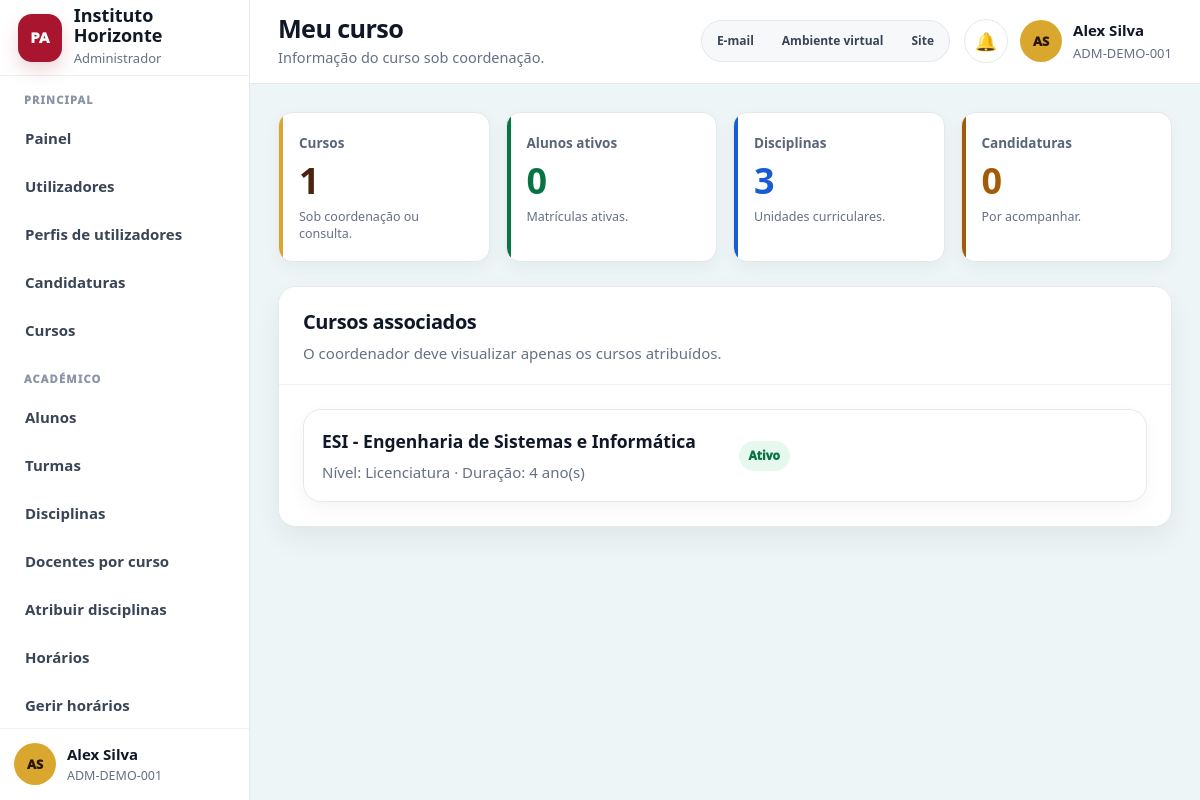
Screenshot of /pages/meu_curso.php (signed in) with the database file from the repository.
### tables this page shows
CREATE TABLE `users` (
    `id` INT AUTO_INCREMENT PRIMARY KEY,
    `institutional_id` VARCHAR(80) NULL UNIQUE,
    `full_name` VARCHAR(180) NOT NULL,
    `email` VARCHAR(180) NOT NULL UNIQUE,
    `personal_email` VARCHAR(180) NULL,
    `phone` VARCHAR(50) NULL,
    `birth_date` DATE NULL,
    `document_type` VARCHAR(80) NULL,
    `document_number` VARCHAR(100) NULL,
    `address` TEXT NULL,
    `password_hash` VARCHAR(255) NOT NULL,
    `role` VARCHAR(50) NULL,
    `roles` TEXT NULL,
    `status` VARCHAR(30) NOT NULL DEFAULT 'active',
    `is_active` TINYINT(1) NOT NULL DEFAULT 1,
    `must_change_password` TINYINT(1) NOT NULL DEFAULT 0,
    `profile_photo` VARCHAR(255) NULL,
    `identity_document_file` VARCHAR(255) NULL,
    `last_login_at` DATETIME NULL,
    `created_at` DATETIME NOT NULL DEFAULT CURRENT_TIMESTAMP,
    `updated_at` DATETIME NULL DEFAULT NULL ON UPDATE CURRENT_TIMESTAMP,
    INDEX `idx_users_institutional_id` (`institutional_id`),
    INDEX `idx_users_email` (`email`),
    INDEX `idx_users_role` (`role`),
    INDEX `idx_users_status` (`status`)
);

CREATE TABLE `courses` (
    `id` INT AUTO_INCREMENT PRIMARY KEY,
    `code` VARCHAR(50) NOT NULL UNIQUE,
    `name` VARCHAR(180) NOT NULL,
    `level` VARCHAR(50) NOT NULL DEFAULT 'licenciatura',
    `duration_years` INT NULL,
    `description` TEXT NULL,
    `status` VARCHAR(20) NOT NULL DEFAULT 'active',
    `created_at` DATETIME NOT NULL DEFAULT CURRENT_TIMESTAMP,
    `updated_at` DATETIME NULL DEFAULT NULL ON UPDATE CURRENT_TIMESTAMP,
    INDEX `idx_courses_level` (`level`),
    INDEX `idx_courses_status` (`status`)
);

### includes/helpers.php (called while the page is built, shortened)
<?php
function e(string $value): string
{
    return htmlspecialchars($value, ENT_QUOTES, 'UTF-8');
}

### includes/auth.php (called while the page is built, shortened)
<?php
require_once __DIR__ . '/../config/database.php';
require_once __DIR__ . '/helpers.php';
function is_logged_in(): bool
{
    return isset($_SESSION['user_id']);
}
function current_user(): ?array
{
    global $pdo;
    $stmt = $pdo->prepare("
        SELECT
            users.id,
            users.institutional_id,
            users.full_name,
            users.email,
            users.status,
            users.must_change_password,
            GROUP_CONCAT(roles.code) AS roles
        FROM users
        INNER JOIN user_roles ON user_roles.user_id = users.id
        INNER JOIN roles ON roles.id = user_roles.role_id
        WHERE users.id = ?
        GROUP BY users.id
        LIMIT 1
    ");
    $stmt->execute([$_SESSION['user_id']]);
    $user = $stmt->fetch();
    $user['roles_array'] = $user['roles'] ? explode(',', $user['roles']) : [];
    return $user;
}
function require_login(): void
{
    $user = current_user();
}
function require_any_role(array $roles): void
{
    require_login();
    $user = current_user();
    foreach ($roles as $role) {
        if (in_array($role, $user['roles_array'], true)) {
            return;
        }
    }
}

### includes/portal_ui_helpers.php (called while the page is built, shortened)
<?php
if (!function_exists('portal_count')) {
    function portal_count(PDO $pdo, string $sql, array $params = []): int
    { try { $stmt=$pdo->prepare($sql); $stmt->execute($params); return (int)($stmt->fetchColumn() ?: 0); } catch(Throwable $e){ return 0; } }
}
if (!function_exists('portal_rows')) {
    function portal_rows(PDO $pdo, string $sql, array $params = []): array
    { try { $stmt=$pdo->prepare($sql); $stmt->execute($params); return $stmt->fetchAll(); } catch(Throwable $e){ return []; } }
}
if (!function_exists('portal_one')) {
    function portal_one(PDO $pdo, string $sql, array $params = []): ?array
    { try { $stmt=$pdo->prepare($sql); $stmt->execute($params); $row=$stmt->fetch(); return $row ?: null; } catch(Throwable $e){ return null; } }
}
if (!function_exists('portal_label_status')) {
    function portal_label_status(?string $status): string
    {
        $s = (string)$status;
        $map = [
            'active'=>'Ativo','inactive'=>'Inativo','blocked'=>'Bloqueado','pending'=>'Pendente','success'=>'Sucesso','info'=>'Informação','warning'=>'Aviso','danger'=>'Alerta','error'=>'Erro','frequencia'=>'Frequência','trabalho'=>'Trabalho','exame'=>'Exame','recurso'=>'Recurso','in_review'=>'Em análise','missing_documents'=>'Documentos em falta','documents_validated'=>'Documentos validados','approved'=>'Aprovada','rejected'=>'Rejeitada','credentials_sent'=>'Credenciais enviadas',
            'em_analise'=>'Em análise','confirmado'=>'Confirmado','rejeitado'=>'Rejeitado','em_atraso'=>'Em atraso','ready'=>'Pronto','delivered'=>'Entregue','draft'=>'Rascunho','submitted'=>'Submetido','reviewed'=>'Revisto','archived'=>'Arquivado','documento_secretaria'=>'Documento da secretaria','relatorio_coordenacao'=>'Relatório de coordenação','relatorio_direcao'=>'Relatório da direção','draft'=>'Rascunho','published'=>'Publicado','validated'=>'Validado','cancelled'=>'Cancelado','present'=>'Presente','absent'=>'Falta','justified'=>'Justificada','terca'=>'Terça-feira','sabado'=>'Sábado','admin'=>'Administrador','secretaria'=>'Secretaria Académica','direcao'=>'Direção Académica','coordenador'=>'Coordenador de Curso','professor'=>'Professor','funcionario'=>'Funcionário Académico','aluno'=>'Aluno','apoio'=>'Apoio académico'
        ];
        return $map[$s] ?? ($s !== '' ? ucfirst(str_replace('_',' ',$s)) : '-');
    }
}
if (!function_exists('portal_badge_class')) {
    function portal_badge_class(?string $status): string
    {
        $s=(string)$status;
        if (in_array($s,['active','approved','credentials_sent','documents_validated','confirmado','ready','delivered','present','submitted','reviewed','success','published','validated'],true)) return 'ui-badge-success';
        return 'ui-badge-info';
    }
}
if (!function_exists('portal_initials_safe')) {
    function portal_initials_safe(string $name): string
    {
        $parts=preg_split('/\s+/', trim($name)); if(!$parts || $parts[0]==='') return 'UP';
        $first=mb_substr($parts[0],0,1,'UTF-8'); $last=count($parts)>1?mb_substr(end($parts),0,1,'UTF-8'):'';
        return mb_strtoupper($first.$last,'UTF-8');
    }
}

### pages/meu_curso.php (the view, shortened to what this page needs)
<?php
require_once __DIR__ . '/../includes/portal_layout.php';
require_any_role(['coordenador', 'admin']);
$user = current_user();
$role = user_has_role('admin') ? 'admin' : 'coordenador';
$uid = (int) $user['id'];
$courses = portal_rows($pdo, "
    SELECT courses.*
    FROM course_coordinators
    INNER JOIN courses ON courses.id = course_coordinators.course_id
    WHERE course_coordinators.user_id = ? OR course_coordinators.coordinator_user_id = ?
    ORDER BY courses.name ASC
", [$uid, $uid]);
if (user_has_role('admin') && empty($courses)) {
    $courses = portal_rows($pdo, "SELECT * FROM courses ORDER BY name ASC LIMIT 20");
}
portal_layout_start('curso', 'Meu curso', 'Informação do curso sob coordenação.', $role);
?>
<div class="ui-kpi-grid">
    <div class="ui-kpi"><span>Cursos</span><strong><?= count($courses); ?></strong><small>Sob coordenação ou consulta.</small></div>
    <div class="ui-kpi is-good"><span>Alunos ativos</span><strong><?= portal_count($pdo, "SELECT COUNT(*) FROM students WHERE enrollment_status = 'active'"); ?></strong><small>Matrículas ativas.</small></div>
    <div class="ui-kpi is-info"><span>Disciplinas</span><strong><?= portal_count($pdo, "SELECT COUNT(*) FROM subjects WHERE status = 'active'"); ?></strong><small>Unidades curriculares.</small></div>
    <div class="ui-kpi is-warn"><span>Candidaturas</span><strong><?= portal_count($pdo, "SELECT COUNT(*) FROM applications WHERE status IN ('pending','in_review','missing_documents')"); ?></strong><small>Por acompanhar.</small></div>
</div>
<div class="ui-panel">
    <div class="ui-panel-header"><div><h2>Cursos associados</h2><p>O coordenador deve visualizar apenas os cursos atribuídos.</p></div></div>
    <div class="ui-panel-body">
        <div class="ui-card-list">
            <?php foreach ($courses as $course): ?>
                <article class="ui-card-row">
                    <div class="ui-toolbar">
                        <div>
                            <h3 style="margin:0;"><?= e(($course['code'] ?? '-') . ' - ' . ($course['name'] ?? '-')); ?></h3>
                            <p style="color:var(--ui-muted);margin:6px 0 0;">Nível: <?= e($course['level'] ?? '-'); ?> · Duração: <?= e((string) ($course['duration_years'] ?? '-')); ?> ano(s)</p>
                        </div>
                        <span class="ui-badge <?= e(portal_badge_class($course['status'] ?? '')); ?>"><?= e(portal_label_status($course['status'] ?? '')); ?></span>
                    </div>
                </article>
            <?php endforeach; ?>
        </div>
    </div>
</div>
<?php portal_layout_end(); ?>

### includes/portal_layout.php (shortened to what this page needs)
<?php
require_once __DIR__ . '/auth.php';
require_once __DIR__ . '/portal_ui_helpers.php';
if (file_exists(__DIR__ . '/notification_widget.php')) {
    require_once __DIR__ . '/notification_widget.php';
}
if (!function_exists('portal_initials')) {
    function portal_initials(string $name): string
    {
        return portal_initials_safe($name);
    }
}
if (!function_exists('portal_role_label')) {
    function portal_role_label(string $role): string
    {
        return [
            'admin' => 'Administrador',
            'secretaria' => 'Secretaria Académica',
            'direcao' => 'Direção Académica',
            'coordenador' => 'Coordenação de Curso',
            'professor' => 'Área do Professor',
            'funcionario' => 'Área do Funcionário',
            'aluno' => 'Área do Aluno',
        ][$role] ?? 'Portal Académico';
    }
}
if (!function_exists('portal_section_label')) {
    function portal_section_label(string $section): string
    {
        return [
            'principal' => 'Principal',
            'academico' => 'Académico',
            'processos' => 'Processos',
            'sistema' => 'Sistema',
            'conta' => 'Conta',
        ][$section] ?? ucfirst($section);
    }
}
if (!function_exists('portal_active')) {
    function portal_active(string $active, string $key): string
    {
        return $active === $key ? 'active' : '';
    }
}
if (!function_exists('portal_user_photo_url')) {
    function portal_user_photo_url(array $user): string
    {
        $photo = trim((string) ($user['profile_photo'] ?? ''));
        if ($photo === '') {
            return '';
        }
        return APP_URL . '/' . ltrim($photo, '/');
    }
}
if (!function_exists('portal_avatar_html')) {
    function portal_avatar_html(array $user, string $name, string $class = 'ui-avatar-sm'): string
    {
        $photoUrl = portal_user_photo_url($user);
        return '<div class="' . e($class) . '">' . e(portal_initials($name)) . '</div>';
    }
}
if (!function_exists('portal_menu_items')) {
    function portal_menu_items(string $role): array
    {
        return $menus[$role] ?? $menus['aluno'];
    }
}
if (!function_exists('portal_layout_start')) {
    function portal_layout_start(string $activeMenu, string $title, string $subtitle = '', ?string $forcedRole = null): void
    {
        $user = current_user();
        global $pdo;
        if (isset($pdo) && $pdo instanceof PDO && function_exists('portal_one')) {
            $freshUser = portal_one($pdo, "SELECT * FROM users WHERE id = ? LIMIT 1", [(int) ($user['id'] ?? 0)]);
            if ($freshUser) {
                $user = array_merge($user, $freshUser);
            }
        }
        $role = $forcedRole ?: portal_detect_role($user);
        $menus = portal_menu_items($role);
        $userName = (string) ($user['full_name'] ?? 'Utilizador');
        $userCode = (string) ($user['institutional_id'] ?? '');
        $roleLabel = portal_role_label($role);
        ?>
<!DOCTYPE html>
<html lang="pt-CV">
<head>
    <link rel="stylesheet" href="<?= e(APP_URL); ?>/assets/css/portal-modern.css">
</head>
<body class="ui-body">
<div class="ui-shell">
    <aside class="ui-sidebar">
        <div class="ui-brand">
            <div class="ui-brand-mark">PA</div>
            <div>
                <strong>Instituto Horizonte</strong>
                <span><?= e($roleLabel); ?></span>
            </div>
        </div>
        <nav class="ui-nav" aria-label="Menu principal">
            <?php foreach ($menus as $section => $items): ?>
                <span class="ui-nav-title"><?= e(portal_section_label($section)); ?></span>
                <?php foreach ($items as $item): ?>
                    <a class="<?= e(portal_active($activeMenu, $item['key'])); ?>" href="<?= e(APP_URL . $item['url']); ?>"><?= e($item['label']); ?></a>
                <?php endforeach; ?>
            <?php endforeach; ?>
        </nav>
        <div class="ui-sidebar-footer">
            <div class="ui-mini-user">
                <?= portal_avatar_html($user, $userName, 'ui-avatar-sm'); ?>
                <div>
                    <strong><?= e($userName); ?></strong>
                    <span><?= e($userCode); ?></span>
                </div>
            </div>
        </div>
    </aside>
    <main class="ui-main">
        <header class="ui-topbar">
            <div>
                <h1><?= e($title); ?></h1>
                <?php if ($subtitle !== ''): ?><p><?= e($subtitle); ?></p><?php endif; ?>
            </div>
            <div class="ui-topbar-actions">
                <nav class="ui-utility-links" aria-label="Ligações rápidas">
                    <a href="https://m365.cloud.microsoft/" target="_blank" rel="noopener">E-mail</a>
                    <a href="#" aria-disabled="true">Ambiente virtual</a>
                    <a href="<?= e(APP_URL); ?>/index.php">Site</a>
                </nav>
                <?php if (function_exists('render_notification_user_box')): ?>
                    <?php render_notification_user_box($user, $userCode, 'ui'); ?>
                <?php endif; ?>
            </div>
        </header>
        <section class="ui-content">
        <?php
    }
}
if (!function_exists('portal_layout_end')) {
    function portal_layout_end(): void
    {
        ?>
        </section>
    </main>
</div>
</body>
</html>
        <?php
    }
}

### includes/notification_widget.php (shortened to what this page needs)
<?php
if (!function_exists('notify_initials')) {
    function notify_initials(string $name): string
    {
        return function_exists('portal_initials_safe') ? portal_initials_safe($name) : 'PA';
    }
}
if (!function_exists('render_notification_user_box')) {
    function render_notification_user_box(array $user, string $subtitle = '', string $theme = 'ui'): void
    {
        $name = (string) ($user['full_name'] ?? 'Utilizador');
        $code = $subtitle !== '' ? $subtitle : (string) ($user['institutional_id'] ?? '');
        $photoUrl = function_exists('portal_user_photo_url') ? portal_user_photo_url($user) : '';
        ?>
        <div class="notification-user-area">
            <details class="notify-menu">
                <summary class="notify-trigger" aria-label="Abrir notificações" title="Notificações">
                    <span class="notify-icon" aria-hidden="true">🔔</span>
                </summary>
            </details>
            <div class="ui-user-box">
                <?php if ($photoUrl !== ''): ?>
                    <img class="ui-avatar-sm is-photo" src="<?= e($photoUrl); ?>" alt="Fotografia de perfil">
                <?php else: ?>
                    <div class="ui-avatar-sm"><?= e(notify_initials($name)); ?></div>
                <?php endif; ?>
                <div>
                    <strong><?= e($name); ?></strong>
                    <span><?= e($code); ?></span>
                </div>
            </div>
        </div>
        <?php
    }
}

### rows the page displays
users: full_name "AS", full_name "Alex Silva", institutional "ADM-DEMO-001"
courses: code+name "ESI - Engenharia de Sistemas e Informática", level "Licenciatura", duration_years "4", status "Ativo"

### other values shown
$roleLabel "Administrador"
portal_section_label($section) "PRINCIPAL"
$item['label'] "Painel"
$item['label'] "Utilizadores"
$item['label'] "Perfis de utilizadores"
$item['label'] "Candidaturas"
$item['label'] "Cursos"
portal_section_label($section) "ACADÉMICO"
$item['label'] "Alunos"
$item['label'] "Turmas"
$item['label'] "Disciplinas"
$item['label'] "Docentes por curso"
$item['label'] "Atribuir disciplinas"
$item['label'] "Horários"
$item['label'] "Gerir horários"
